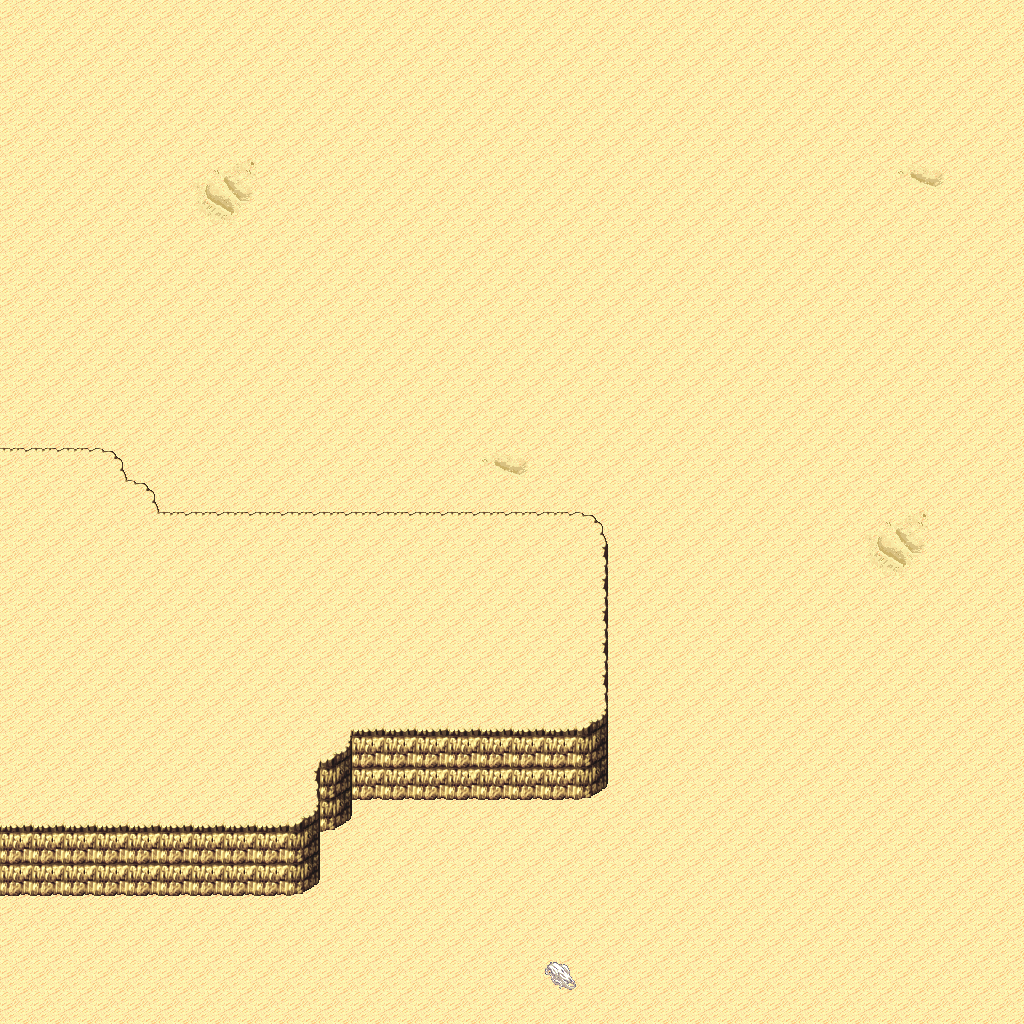

Rendered tile map (Tiled .tmx) drawn with the repository's tilesets; below, a short description and the map source with its tile grids summarised:
An orthogonal 32x32 tile map with 32x32 px tiles, 5 tile layers (Ground, Objects, Objects2, Above, ...), 1 hidden layer not drawn, 6 tilesets.

<map version="1.10" tiledversion="1.11.0" orientation="orthogonal" renderorder="right-down" width="32" height="32" tilewidth="32" tileheight="32" infinite="0" nextlayerid="11" nextobjectid="1">
 <tileset firstgid="1" name="logic_collision" tilewidth="32" tileheight="32" tilecount="1" columns="1">
  <image source="../drawable/logic_collision.png" width="32" height="32" />
 </tileset>
 <tileset firstgid="2" name="terrain_desert" tilewidth="32" tileheight="32" tilecount="88" columns="8">
  <image source="../drawable/terrain_desert.png" width="256" height="352" />
 </tileset>
 <tileset firstgid="90" name="ground_sand_2" tilewidth="32" tileheight="32" tilecount="15" columns="5">
  <image source="../drawable/ground_sand_2.png" width="160" height="96" />
 </tileset>
 <tileset firstgid="105" name="plant_cactus_2" tilewidth="32" tileheight="32" tilecount="10" columns="5">
  <image source="../drawable/plant_cactus_2.png" width="160" height="64" />
 </tileset>
 <tileset firstgid="115" name="plant_cactus" tilewidth="32" tileheight="32" tilecount="2" columns="1">
  <image source="../drawable/plant_cactus.png" width="32" height="64" />
 </tileset>
 <tileset firstgid="117" name="plant_round_cactuses" tilewidth="32" tileheight="32" tilecount="20" columns="10">
  <image source="../drawable/plant_round_cactuses.png" width="320" height="64" />
 </tileset>
 <layer id="1" name="Ground" width="32" height="32">
  <data>[1024 cells, 1024 non-empty, 8 distinct tile ids]</data>
 </layer>
 <layer id="2" name="Objects" width="32" height="32">
  <data>[1024 cells, 64 non-empty, 8 distinct tile ids]</data>
 </layer>
 <layer id="3" name="Objects2" width="32" height="32">
  <data>[1024 cells, 0 non-empty, 0 distinct tile ids]</data>
 </layer>
 <layer id="4" name="Above" width="32" height="32">
  <data>[1024 cells, 39 non-empty, 5 distinct tile ids]</data>
 </layer>
 <layer id="5" name="Above2" width="32" height="32">
  <data>[1024 cells, 0 non-empty, 0 distinct tile ids]</data>
 </layer>
 <layer id="6" name="Walkable" width="32" height="32" visible="0">
  <data>[1024 cells, 171 non-empty, 1 distinct tile ids]</data>
 </layer>
 <objectgroup id="7" name="Mapevents" />
 <objectgroup id="8" name="Spawn" />
 <objectgroup id="9" name="Keys" />
 <objectgroup id="10" name="Replace" />
</map>
